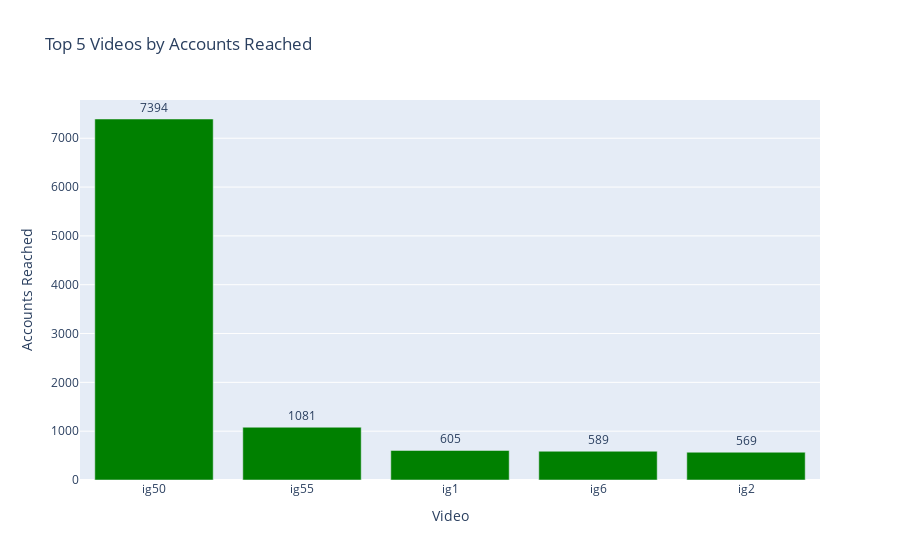
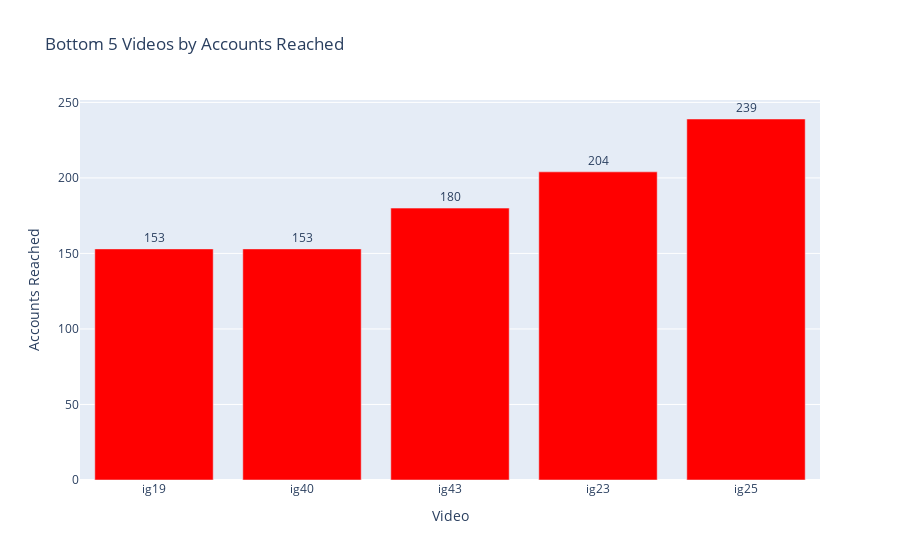
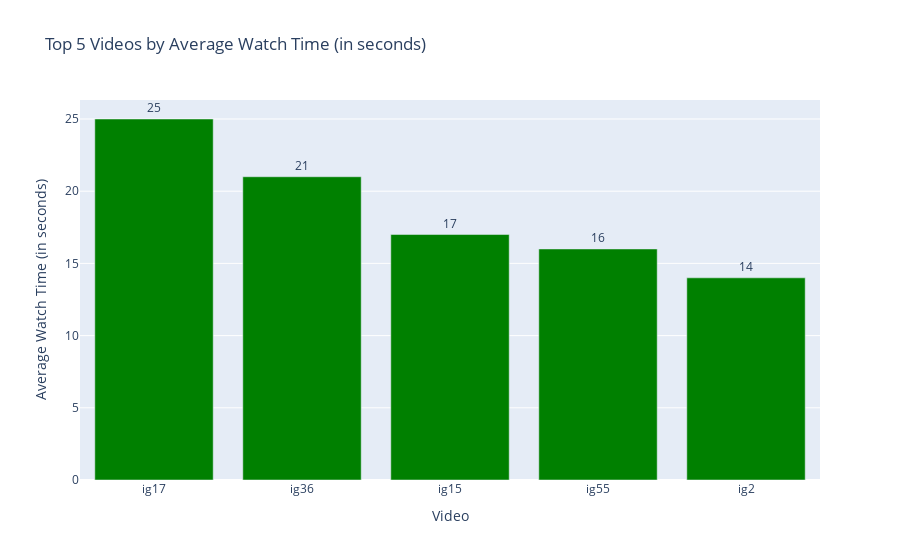
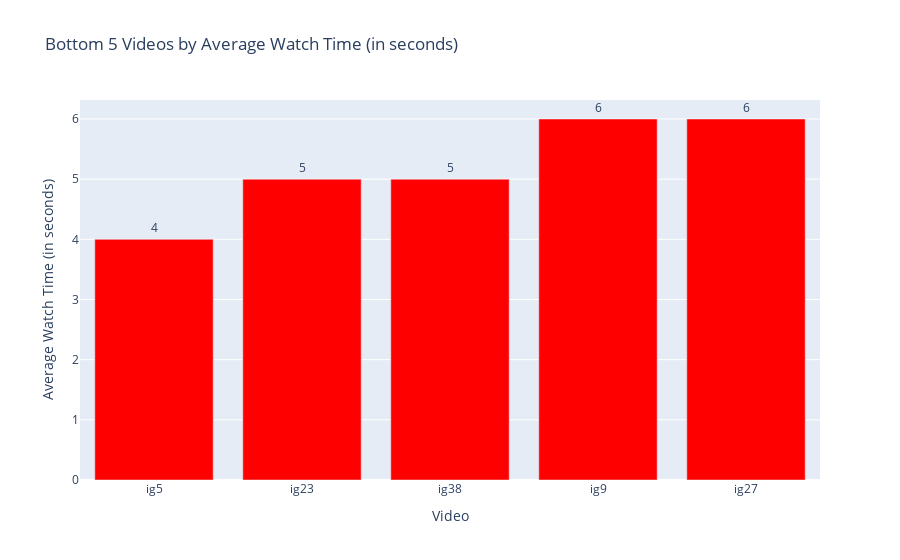

Notebook code for these charts, in order:
### Code cell
# Calculate engagement rate
df['Engagement Rate'] = ((df['Likes'] + df['Shares'] + df['Comments'] + df['Saves']) / df['Accounts Reached'] * 100).round(2)

# Specify the folder path where you want to save the images
folder_path = r"C:\Users\DELL\Downloads\FundusAI Project\reels analysis images"

# Ensure the folder exists
if not os.path.exists(folder_path):
    os.makedirs(folder_path)

# Function to plot and save visuals
def plot_and_save(fig, filename):
    # Replace spaces in the filename with underscores to avoid issues
    filename = filename.replace(" ", "_")
    
    # Save the figure as an image
    full_path = os.path.join(folder_path, f'{filename}.png')
    fig.write_image(full_path)
    
    # Print confirmation message
    print(f"Image saved to {full_path}")

# Function to plot top 5 videos based on a specific metric
def plot_top_videos(df, metric, title, save_name):
    top_5 = df.nlargest(5, metric)

    fig = go.Figure()

    fig.add_trace(go.Bar(
        x=top_5['Video'],
        y=top_5[metric],
        name='Top 5',
        marker_color='green',
        text=top_5[metric],  # Add data labels
        textposition='outside'
    ))

    fig.update_layout(
        title=f'Top 5 Videos by {title}',
        xaxis_title='Video',
        yaxis_title=title,
        barmode='group'
    )
    
    fig.show()
    plot_and_save(fig, save_name)

# Function to plot bottom 5 videos based on a specific metric
def plot_bottom_videos(df, metric, title, save_name):
    bottom_5 = df.nsmallest(5, metric)

    fig = go.Figure()

    fig.add_trace(go.Bar(
        x=bottom_5['Video'],
        y=bottom_5[metric],
        name='Bottom 5',
        marker_color='red',
        text=bottom_5[metric],  # Add data labels
        textposition='outside'
    ))

    fig.update_layout(
        title=f'Bottom 5 Videos by {title}',
        xaxis_title='Video',
        yaxis_title=title,
        barmode='group'
    )
    
    fig.show()
    plot_and_save(fig, save_name)

# Plot for each metric
metrics = ['Accounts Reached', 'Average Watch Time(in seconds)', 'Reel Interactions', 'Engagement Rate']
titles = ['Accounts Reached', 'Average Watch Time (in seconds)', 'Reel Interactions', 'Engagement Rate']

for metric, title in zip(metrics, titles):
    plot_top_videos(df, metric, title, f'top_5_{metric}')
    plot_bottom_videos(df, metric, title, f'bottom_5_{metric}')

# Function to plot top 5 videos based on Content Length and specific metric
def plot_top_content_length_videos(df, content_length, metric, title, save_name):
    filtered_df = df[df['Content Length'] == content_length]
    top_5 = filtered_df.nlargest(5, metric)

    fig = go.Figure()

    fig.add_trace(go.Bar(
        x=top_5['Video'],
        y=top_5[metric],
        name=f'Top 5 {content_length.capitalize()}',
        marker_color='blue',
        text=top_5[metric],  # Add data labels
        textposition='outside'
    ))

    fig.update_layout(
        title=f'Top 5 {content_length.capitalize()} Videos by {title}',
        xaxis_title='Video',
        yaxis_title=title,
        barmode='group'
    )
    
    fig.show()
    plot_and_save(fig, save_name)

# Function to plot bottom 5 videos based on Content Length and specific metric
def plot_bottom_content_length_videos(df, content_length, metric, title, save_name):
    filtered_df = df[df['Content Length'] == content_length]
    bottom_5 = filtered_df.nsmallest(5, metric)

    fig = go.Figure()

    fig.add_trace(go.Bar(
        x=bottom_5['Video'],
        y=bottom_5[metric],
        name=f'Bottom 5 {content_length.capitalize()}',
        marker_color='orange',
        text=bottom_5[metric],  # Add data labels
        textposition='outside'
    ))

    fig.update_layout(
        title=f'Bottom 5 {content_length.capitalize()} Videos by {title}',
        xaxis_title='Video',
        yaxis_title=title,
        barmode='group'
    )
    
    fig.show()
    plot_and_save(fig, save_name)

# Plot for each metric based on Content Length
for content_length in ['short', 'long']:
    for metric, title in zip(metrics, titles):
        plot_top_content_length_videos(df, content_length, metric, title, f'top_5_{content_length}_{metric}')
        plot_bottom_content_length_videos(df, content_length, metric, title, f'bottom_5_{content_length}_{metric}')

# Function to plot top 5 videos by duration for short content in ascending order
def plot_top_5_duration_short(df):
    short_content = df[df['Content Length'] == 'short']
    top_5_short_duration = short_content.nsmallest(5, 'Duration(in seconds)')

    fig = go.Figure()

    fig.add_trace(go.Bar(
        x=top_5_short_duration['Video'],
        y=top_5_short_duration['Duration(in seconds)'],
        name='Top 5 Short Duration (Ascending)',
        marker_color='purple',
        text=top_5_short_duration['Duration(in seconds)'],  # Add data labels
        textposition='outside'
    ))

    fig.update_layout(
        title='Top 5 Short Videos by Duration',
        xaxis_title='Video',
        yaxis_title='Duration (in seconds)',
        barmode='group'
    )
    
    fig.show()
    plot_and_save(fig, 'top_5_short_duration')

# Function to plot top 5 videos by duration for long content in descending order
def plot_top_5_duration_long(df):
    long_content = df[df['Content Length'] == 'long']
    top_5_long_duration = long_content.nlargest(5, 'Duration(in seconds)')

    fig = go.Figure()

    fig.add_trace(go.Bar(
        x=top_5_long_duration['Video'],
        y=top_5_long_duration['Duration(in seconds)'],
        name='Top 5 Long Duration (Descending)',
        marker_color='pink',
        text=top_5_long_duration['Duration(in seconds)'],  # Add data labels
        textposition='outside'
    ))

    fig.update_layout(
        title='Top 5 Long Videos by Duration',
        xaxis_title='Video',
        yaxis_title='Duration (in seconds)',
        barmode='group'
    )
    
    fig.show()
    plot_and_save(fig, 'top_5_long_duration')

# Plot top 5 videos by duration for short content (ascending) and long content (descending)
plot_top_5_duration_short(df)
plot_top_5_duration_long(df)

### Figure 1 — Plotly figure (JSON) as saved in the notebook; plotly's stock layout.template omitted (floating-point values rounded to 4 significant figures)
{"data": [{"marker": {"color": "green"}, "name": "Top 5", "text": [7394, 1081, 605, 589, 569], "textposition": "outside", "type": "bar", "x": ["ig50", "ig55", "ig1", "ig6", "ig2"], "y": [7394, 1081, 605, 589, 569]}], "layout": {"barmode": "group", "title": {"text": "Top 5 Videos by Accounts Reached"}, "xaxis": {"title": {"text": "Video"}}, "yaxis": {"title": {"text": "Accounts Reached"}}}}

### Figure 2 — Plotly figure (JSON) as saved in the notebook; plotly's stock layout.template omitted (floating-point values rounded to 4 significant figures)
{"data": [{"marker": {"color": "red"}, "name": "Bottom 5", "text": [153, 153, 180, 204, 239], "textposition": "outside", "type": "bar", "x": ["ig19", "ig40", "ig43", "ig23", "ig25"], "y": [153, 153, 180, 204, 239]}], "layout": {"barmode": "group", "title": {"text": "Bottom 5 Videos by Accounts Reached"}, "xaxis": {"title": {"text": "Video"}}, "yaxis": {"title": {"text": "Accounts Reached"}}}}

### Figure 3 — Plotly figure (JSON) as saved in the notebook; plotly's stock layout.template omitted (floating-point values rounded to 4 significant figures)
{"data": [{"marker": {"color": "green"}, "name": "Top 5", "text": [25, 21, 17, 16, 14], "textposition": "outside", "type": "bar", "x": ["ig17", "ig36", "ig15", "ig55", "ig2"], "y": [25, 21, 17, 16, 14]}], "layout": {"barmode": "group", "title": {"text": "Top 5 Videos by Average Watch Time (in seconds)"}, "xaxis": {"title": {"text": "Video"}}, "yaxis": {"title": {"text": "Average Watch Time (in seconds)"}}}}

### Figure 4 — Plotly figure (JSON) as saved in the notebook; plotly's stock layout.template omitted (floating-point values rounded to 4 significant figures)
{"data": [{"marker": {"color": "red"}, "name": "Bottom 5", "text": [4, 5, 5, 6, 6], "textposition": "outside", "type": "bar", "x": ["ig5", "ig23", "ig38", "ig9", "ig27"], "y": [4, 5, 5, 6, 6]}], "layout": {"barmode": "group", "title": {"text": "Bottom 5 Videos by Average Watch Time (in seconds)"}, "xaxis": {"title": {"text": "Video"}}, "yaxis": {"title": {"text": "Average Watch Time (in seconds)"}}}}
